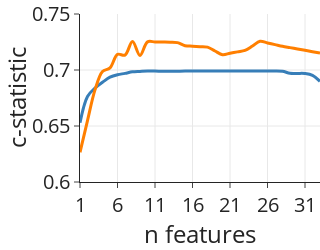

The notebook cell saved with this chart:
### Code cell
from matplotlib.figure import Figure
from _plotly_utils.colors.colorbrewer import Set1

def update_style_training_curve(fig: Figure):
    fig.update_layout({
        'font': {
            'size': 20,
        },
        'yaxis_range':[0.6,0.75],
        'xaxis': {
            'showgrid': True,
        },
        'yaxis': {
            'showgrid': True,
        }
    })

    fig.update_traces({
        'line': {
            'width': 3,
            'shape': 'spline',
        },
    })

    return fig


fig = run_average_training_curves({'CoxNet': 'coxnet', 'Gradient Boosting': 'gb'})
update_style_training_curve(fig)
fig.write_image('./data/training_curves.svg')
fig.show()

### Figure 1 — Plotly figure (JSON) as saved in the notebook; plotly's stock layout.template omitted (floating-point values rounded to 4 significant figures)
{"data": [{"hovertemplate": "variable=CoxNet<br>index=%{x}<br>value=%{y}<extra></extra>", "legendgroup": "CoxNet", "line": {"color": "rgb(55,126,184)", "dash": "solid", "shape": "spline", "width": 3}, "marker": {"symbol": "circle"}, "mode": "lines", "name": "CoxNet", "orientation": "v", "showlegend": true, "x": [1, 2, 3, 4, 5, 6, 7, 8, 9, 10, 11, 12, 13, 14, 15, 16, 17, 18, 19, 20, 21, 22, 23, 24, 25, 26, 27, 28, 29, 30, 31, 32, 33], "xaxis": "x", "y": [0.6529, 0.6764, 0.6839, 0.689, 0.6936, 0.6958, 0.697, 0.6983, 0.6987, 0.6991, 0.6991, 0.6988, 0.6989, 0.699, 0.699, 0.699, 0.6991, 0.6991, 0.6992, 0.6992, 0.6992, 0.6992, 0.6992, 0.6992, 0.6992, 0.6992, 0.6992, 0.6989, 0.6971, 0.697, 0.6969, 0.6953, 0.6899], "yaxis": "y", "type": "scatter"}, {"hovertemplate": "variable=Gradient Boosting<br>index=%{x}<br>value=%{y}<extra></extra>", "legendgroup": "Gradient Boosting", "line": {"color": "rgb(255,127,0)", "dash": "solid", "shape": "spline", "width": 3}, "marker": {"symbol": "circle"}, "mode": "lines", "name": "Gradient Boosting", "orientation": "v", "showlegend": true, "x": [1, 2, 3, 4, 5, 6, 7, 8, 9, 10, 11, 12, 13, 14, 15, 16, 17, 18, 19, 20, 21, 22, 23, 24, 25, 26, 27, 28, 29, 30, 31, 32, 33], "xaxis": "x", "y": [0.6265, 0.6548, 0.6822, 0.6986, 0.7018, 0.714, 0.7133, 0.7254, 0.713, 0.7252, 0.725, 0.7249, 0.7248, 0.7244, 0.7217, 0.7213, 0.7209, 0.7205, 0.717, 0.7137, 0.7149, 0.7162, 0.7175, 0.7214, 0.7256, 0.7241, 0.7227, 0.7212, 0.72, 0.7188, 0.7176, 0.7163, 0.7151], "yaxis": "y", "type": "scatter"}], "layout": {"xaxis": {"anchor": "y", "domain": [0.0, 1.0], "title": {"text": "n features"}, "tickvals": [1, 6, 11, 16, 21, 26, 31], "showgrid": true}, "yaxis": {"anchor": "x", "domain": [0.0, 1.0], "title": {"text": "c-statistic"}, "range": [0.6, 0.75], "showgrid": true}, "legend": {"title": {"text": "variable"}, "tracegroupgap": 0}, "margin": {"t": 0, "l": 0, "r": 0, "b": 0}, "height": 250, "width": 250, "showlegend": false, "font": {"size": 20}}}
